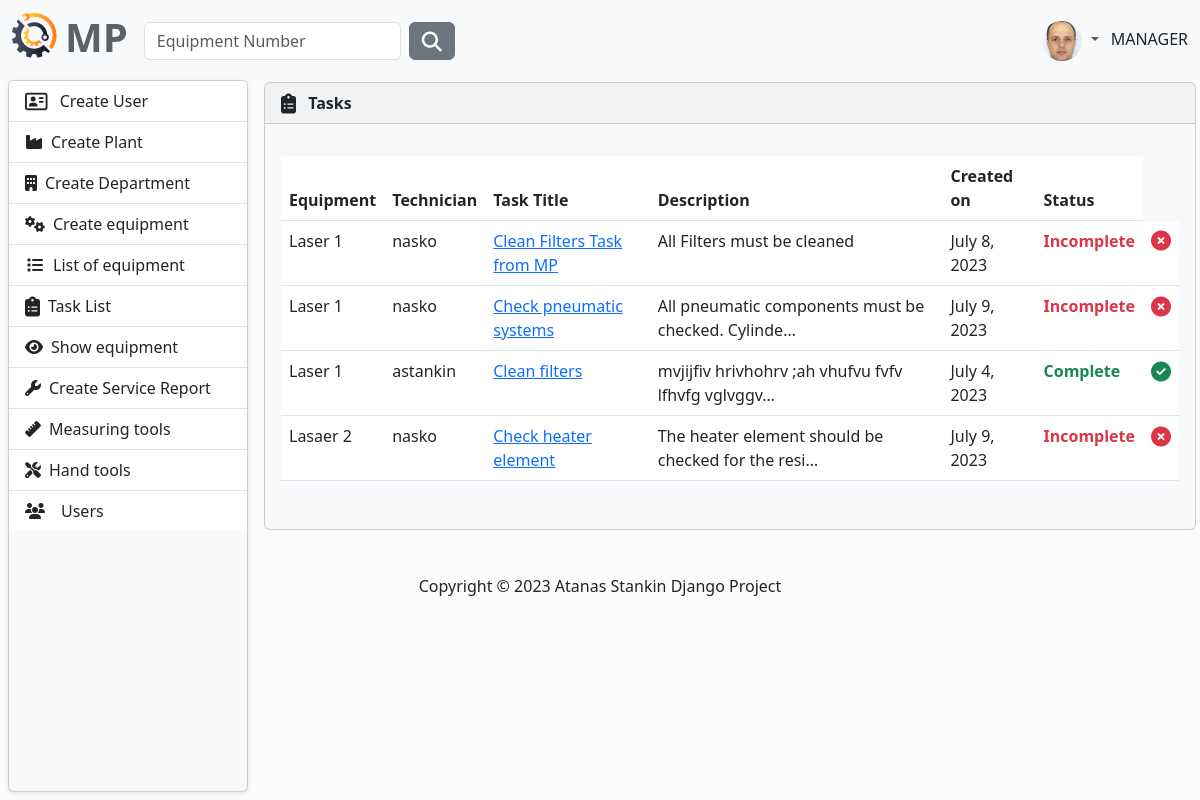
Before: /task/all-tasks/ (signed in) with the older database file.
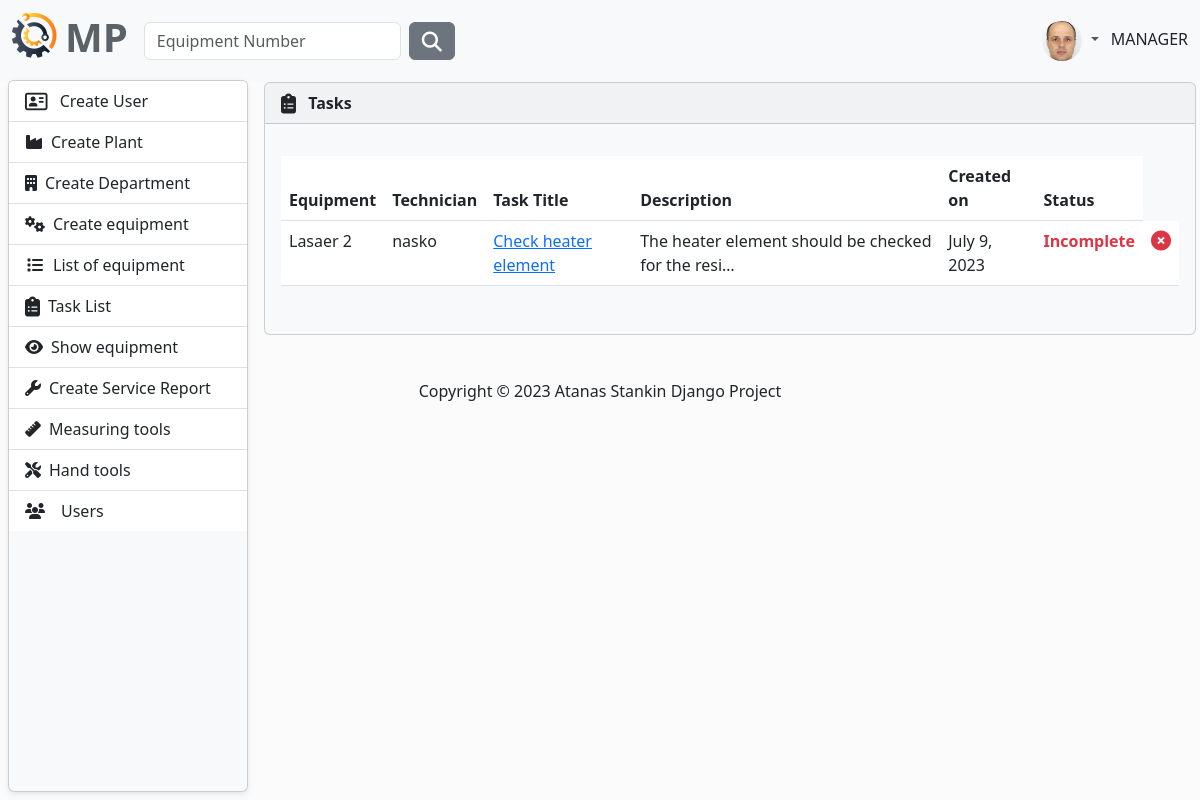
After: the same page with the newer database file.
### MaintenancePlanner/accounts/models.py (models this page shows, shortened)
class AppUser(AbstractUser, PermissionsMixin):
    first_name = models.CharField(
        max_length=30,
        validators=[
            MinLengthValidator(2),
            user_name_validator,
        ]
    )
    last_name = models.CharField(
        max_length=30,
        validators=[
            MinLengthValidator(2),
            user_name_validator,
        ]
    )
    email = models.EmailField(unique=True)
    class Role(models.TextChoices):
        MANAGER = "MANAGER", 'Manager'
        SUPERVISOR = "SUPERVISOR", 'Supervisor'
        OPERATOR = "OPERATOR", 'Operator'
    role = models.CharField(max_length=50, choices=Role.choices)

class Profile(models.Model):
    user = models.OneToOneField(AppUser, on_delete=models.CASCADE)
    image = models.ImageField(
        default='images/default.jpg',
        null=True,
        blank=True,
        upload_to='images/'
    )

### MaintenancePlanner/task/models.py (models this page shows, shortened)
class Task(models.Model):
    technician = models.ForeignKey(UserModel, on_delete=models.CASCADE)
    equipment = models.ForeignKey(
        to=Equipment,
        on_delete=models.CASCADE,
    )
    title = models.CharField(
        max_length=256,
    )
    description = models.TextField(null=True, blank=True)
    complete = models.BooleanField(default=False)
    created_on = models.DateField(auto_now_add=True)
    class Meta:
        ordering = ['complete']

### MaintenancePlanner/equipment/models.py (models this page shows)
class Equipment(models.Model):
    description = models.CharField(
        max_length=30,
        validators=[equipment_name_validator],
    )
    type = models.CharField(
        max_length=30,
        choices=TYPE_OF_EQUIPMENT
    )
    acquisition_date = models.DateField(
        blank=True,
        null=True,
        verbose_name='Acquisition Date',
    )
    acquisition_value = models.FloatField(
        blank=True,
        null=True,
        verbose_name='Acquisition Value',
    )
    currency_code = models.CharField(
        max_length=10,
        choices=CURRENCY_CHOICES,
        default='EUR',
    )
    year_of_manufacture = models.PositiveIntegerField(
        verbose_name='Year of Manufacture',
        null=True,
        blank=True,
    )
    manufacturer = models.CharField(
        max_length=30,
        blank=True,
        null=True,
    )
    model_number = models.CharField(
        max_length=30,
        blank=True,
        null=True,
        verbose_name='Model Number'
    )
    part_number = models.CharField(
        max_length=30,
        blank=True,
        null=True,
        verbose_name='Manufacturer Part Number',
    )
    serial_number = models.CharField(
        max_length=30,
        blank=True,
        null=True,
        verbose_name='Manufacturer Serial Number',
    )
    plant = models.ForeignKey(
        to=Plant,
        on_delete=models.CASCADE)
    department = models.ForeignKey(
        to=Department,
        on_delete=models.CASCADE)
    last_checked_date = models.DateField(
        verbose_name='Last Checked Date',
        blank=True,
        null=True,
    )
    next_check_date = models.DateField(
        verbose_name='Next Check Date',
        blank=True,
        null=True,
    )
    def __str__(self):
        return self.description

### MaintenancePlanner/task/views.py (the view)
# urls.py: path('all-tasks/', AllTasksList.as_view(), name='all-tasks'),
class AllTasksList(LoginRequiredMixin, ListView):
    model = Task
    context_object_name = 'tasks'
    template_name = 'all-tasks.html'
    ordering = ['equipment', 'technician']

### MaintenancePlanner/task/templates/all-tasks.html (shortened to what this page needs)
{% extends "base.html" %}
{% block content %}
    <article>
        {% if tasks %}
            <div class="card bg-light ms-1 me-4 mb-4 mt-0">
                <div class="card-header">
                    <i class="fa-solid fa-clipboard-list fa-lg me-2"></i>
                    <strong>Tasks</strong>
                </div>
                <div class="card-body">
                    <p class="card-text">
                    <div class="table-responsive">
                        <table class="table table-hover">
                            <thead>
                            <tr>
                                <th scope="col">Equipment</th>
                                <th scope="col">Technician</th>
                                <th scope="col">Task Title</th>
                                <th scope="col">Description</th>
                                <th scope="col">Created on</th>
                                <th scope="col">Status</th>
                            </tr>
                            </thead>
                            <tbody>
                            {% for task in  tasks %}
                                <tr>
                                    <td>
                                        {{ task.equipment }}
                                    </td>
                                    <td>
                                        {{ task.technician }}
                                    </td>
                                    <td>
                                        <a class="link-primary" href="{% url 'update-task' task.id %}">
                                            {{ task.title }}
                                        </a>
                                    </td>
                                    <td>{{ task.description|truncatechars:50 }}</td>
                                    <td>{{ task.created_on }}</td>
                                    <td>{% if task.complete %}
                                        <span class="text-success fw-bold">Complete</span>
                                    {% else %}
                                        <span class="text-danger fw-bold">Incomplete</span>
                                    {% endif %}</td>
                                    <td>
                                        {% if task.complete %}
                                            <i class="fa-regular fa-circle-check fa-lg fw-bold text-success"></i>
                                        {% else %}
                                            <i class="fa-solid fa-circle-xmark fa-lg fw-bold text-danger"></i>
                                        {% endif %}
                                    </td>
                                </tr>
                            {% endfor %}
                            </tbody>
                        </table>
                    </div>
                    </p>
                </div>
            </div>
        {% endif %}
    </article>
{% endblock %}

### templates/base.html (shortened to what this page needs)
{% load static %}
<!DOCTYPE html>
<html lang="en">
{% include 'partials/head.html' %}
<body>
{% include 'partials/navbar.html' %}
<main>
    {% block content %}
    {% endblock %}
</main>
{% if user.is_authenticated %}
    <aside>
        {% include 'partials/sidebar.html' %}
    </aside>
{% endif %}
{% include 'partials/footer.html' %}
</body>
</html>

### templates/partials/head.html (shortened to what this page needs)
{% load static %}
<head>
    <link rel="stylesheet" href="{% static 'css/layout.css' %}">
    <link rel="stylesheet" href="https://cdnjs.cloudflare.com/ajax/libs/font-awesome/6.4.0/css/all.min.css"
/>
    <link href="https://cdn.jsdelivr.net/npm/bootstrap@5.3.0-alpha3/dist/css/bootstrap.min.css" rel="stylesheet"
>
    <link rel="stylesheet" href="{% static 'css/body.css' %}">
    {% if  user.is_authenticated %}
        <link rel="stylesheet" href="{% static 'css/side-bar.css' %}">
        <link rel="stylesheet" href="{% static 'css/layout.css' %}">
    {% endif %}
</head>

### templates/partials/navbar.html (shortened to what this page needs)
{% load static %}
<nav class="navbar navbar-expand-lg bg-light" data-bs-theme="light">
    <div class="container-fluid">
        <a class="navbar-brand" href="{% url 'home-page' %}">
            <ul class="navbar-nav ms-auto d-flex flex-row">
                <li><img class="logo me-2" src="{% static 'img/logo.png' %}" alt="logo"></li>
                <li><h1 style="color: #5a6268; font-weight: bold">MP</h1></li>
            </ul>
        </a>
        <div class="collapse navbar-collapse" id="navbarColor01">
            {% if user.is_authenticated %}
                <form class="d-flex" method=POST action="{% url 'search-equipment' %}">
                    <input class="form-control me-sm-2" type="search" placeholder="Equipment Number"
                           name="number">
                    <button class="btn btn-secondary my-2 my-sm-0" type="submit"><i
                            class="fa-solid fa-magnifying-glass fa-lg"></i></button>
                </form>
            {% endif %}
            <ul class="navbar-nav ms-auto d-flex flex-row">
                {% if not request.user.is_authenticated %}
                    <li class="nav-item">
                        <a class="nav-link" href="{% url 'login' %}"><i
                                class="fa-solid fa-right-to-bracket fa-lg me-2"></i>Sig In
                        </a>
                    </li>
                    {% else %}
                    <li class="nav-item dropdown">
                        <div class="btn-group dropdown">
                            <a class="nav-link dropdown-toggle" data-bs-toggle="dropdown" href="#" role="button"
                               aria-haspopup="true" aria-expanded="false">
                                {% if user.profile.image %}
                                    <img src="{{ user.profile.image.url }}" class="rounded-circle" height="40"
                                         loading="lazy"/>
                                {% else %}
                                    <img src="{% static 'img/profile-img.png' %}" class="rounded-circle" height="40"
                                         loading="lazy"/>
                                {% endif %}
                            </a>
                        </div>
                        {{ request.user.role }}
                    </li>
                {% endif %}
            </ul>
        </div>
    </div>
</nav>

### templates/partials/sidebar.html
<nav id="sidebarMenu" class="collapse d-lg-block sidebar card bg-light ms-2 me-2 mb-2 mt-0">
    <div class="position-sticky">
        <div class="list-group list-group-flush mx-0 mt-0">
            {% if request.user.role == 'MANAGER' %}
                <a class="list-group-item list-group-item-action py-2 ripple" href="{% url 'register' %}">
                    <i class="fa-regular fa-address-card fa-lg me-2"></i>
                    Create User
                </a>
            {% else %}
                <a href="{% url 'user-task-list' %}" class="list-group-item list-group-item-action py-2 ripple"
                   aria-current="true">
                    <i class="fas fa-tachometer-alt fa-fw me-2"></i><span>Main dashboard</span>
                </a>
            {% endif %}
            <a href="{% url 'create-plant' %}" class="list-group-item list-group-item-action py-2 ripple">
                <i class="fa-solid fa-industry me-2"></i><span>Create Plant</span>
            </a>
            <a href="{% url 'create-department' %}" class="list-group-item list-group-item-action py-2 ripple">
                <i class="fa-solid fa-building me-2"></i><span>Create Department</span>
            </a>
            <a href="{% url 'create-equipment' %}" class="list-group-item list-group-item-action py-2 ripple">
                <i class="fa-solid fa-gears me-2"></i><span>Create equipment</span>
            </a>
            <a href="{% url 'equipment-list' %}" class="list-group-item list-group-item-action py-2 ripple">
                <i class="fa-solid fa-list fa-fw me-2"></i><span>List of equipment</span>
            </a>
            <a href="{% url 'all-tasks' %}" class="list-group-item list-group-item-action py-2 ripple">
                <i class="fa-solid fa-clipboard-list fa-lg me-2"></i><span>Task List</span>
            </a>
            <a href="#" class="list-group-item list-group-item-action py-2 ripple">
                <i class="fa-solid fa-eye me-2"></i><span>Show equipment</span>
            </a>
            <a href="{% url 'create-service-report' %}" class="list-group-item list-group-item-action py-2 ripple">
                <i class="fa-solid fa-wrench la-lg me-2"></i><span>Create Service Report</span>
            </a>
            <a href="#" class="list-group-item list-group-item-action py-2 ripple">
                <i class="fa-solid fa-ruler me-2"></i><span>Measuring tools</span>
            </a>
            <a href="#" class="list-group-item list-group-item-action py-2 ripple">
                <i class="fa-solid fa-screwdriver-wrench me-2"></i><span>Hand tools</span>
            </a>
            {% if request.user.role == 'MANAGER' %}
            <a href="{% url 'users-list' %}" class="list-group-item list-group-item-action py-2 ripple">
                <i class="fas fa-users fa-fw me-3"></i><span>Users</span>
            </a>
            {% endif %}
        </div>
    </div>
</nav>

### templates/partials/footer.html (shortened to what this page needs)
<footer class="mt-auto mb-4">
    <div class="text-center">
        <p>
            Copyright &copy;
            Atanas Stankin Django Project
        </p>
    </div>
</footer>

### static/css/layout.css (style rules this page uses)
body { background-color: #fbfbfb; }
article { grid-area: content; margin-left: 20px; width: 100%; }
footer { padding: 20px; grid-area: footer; }

### static/css/body.css (style rules this page uses)
main { width: 100%; height: auto; margin: 0 auto; display: flex; flex-direction: column; }

### static/css/side-bar.css (style rules this page uses)
body { background-color: #fbfbfb; }
@media (min-width: 991.98px) { main { padding-left: 240px; } }
.sidebar { position: fixed; top: 80px; bottom: 0; left: 0; padding: 0 0 0; box-shadow: 0 2px 5px 0 rgb(0 0 0 / 5%), 0 2px 10px 0 rgb(0 0 0 / 5%); width: 240px; z-index: 600; overflow: hidden; }

Changed rows visible on the page:
removed Task: equipment "Laser 1", technician "nasko", title "Clean Filters Task from MP", description "All Filters must be cleaned", created_on "July 8, 2023", complete "Incomplete"
removed Task: equipment "Laser 1", technician "nasko", title "Check pneumatic systems", description "All pneumatic components must be checked. Cylinde…", created_on "July 9, 2023", complete "Incomplete"
removed Task: equipment "Laser 1", technician "astankin", title "Clean filters", description "mvjijfiv hrivhohrv ;ah vhufvu fvfv lfhvfg vglvggv…", created_on "July 4, 2023", complete "Complete"
